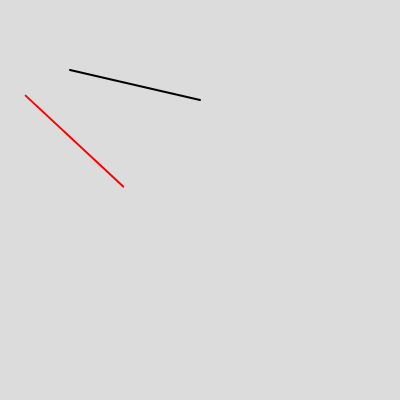
Frame 1 (no input)
Frame 60 (no input): identical to frame 1, image omitted
Frame 120 (the mouse pressed at the canvas centre since frame 60): identical to frame 1, image omitted

The p5.js sketch that drew this single still picture (run headless with seeded random() and noise() and a simulated clock; from frame 60 on, the mouse is pressed at the canvas centre):

// p5.js sketch
// ── sketch.js
function setup() {
  createCanvas(400, 400);
}

function draw() {
  background(220);
  rotation(200,100,70,70);
  console.log(sint);
}

  angle = 30;
  theta = angle * (Math.PI / 180);
  sint = Math.sin(theta);
  cost = Math.cos(theta);
  r = [
    [cost,-sint,0],
    [sint,cost,0],
    [0,0, 1],
  ];

function rotation(x1, y1,x2,y2){
  x = 10;
  y = 20;
  strokeWeight(2);
  stroke('black');
  line(x1,y1,x2,y2);
  a = multiply(x1,y1);
  b = multiply(x2,y2);
  stroke('red');
  line(a[0],a[1],b[0],b[1]);
}

function multiply(x,y){
  p = [
    [x],
    [y],
    [1],
  ];
  product = new Array(p.length);
  for(i = 0; i<r.length; i++){
    product[i] = new Array(1);
    for(j = 0; j<1; j++){
      product[i][j] = 0;
      for(k = 0; k<r[0].length; k++){
        product[i][j] += r[i][k] * p[k];
      }
    }
  }
  
  return product;
}
